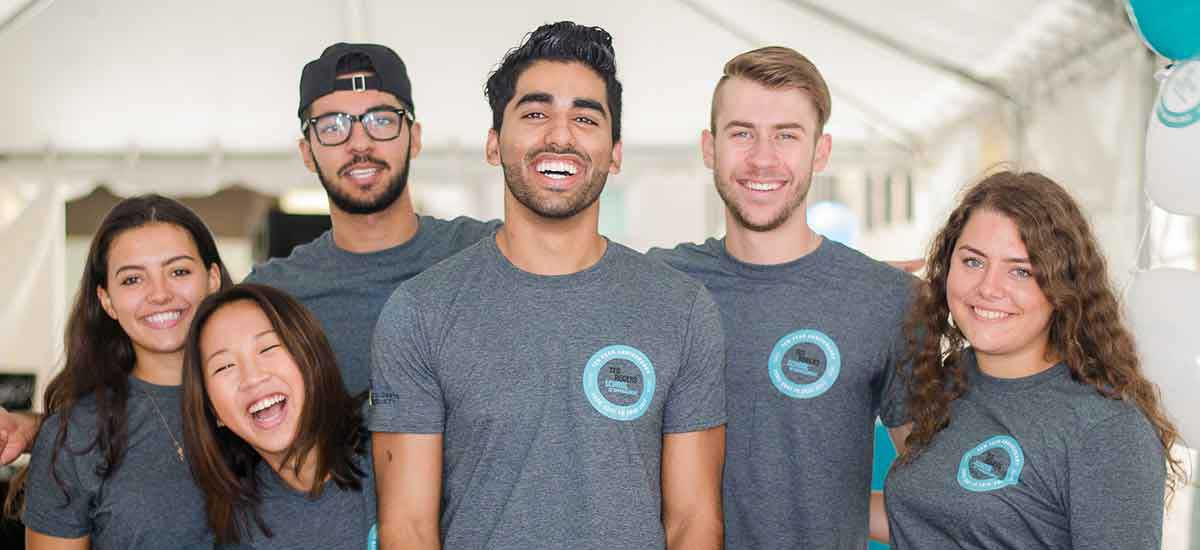
#> input picture images/group_image.jpg, 1200 x 550 px
$ python main.py
#> lines starting #> are read from the running program, lines starting #| are printed output that depends on the picture; after the words box and inside, x2 and y2 are one past the last pixel; in counts of white or black regions, pixels touching at a corner belong together
#> further down, img is the input picture: shape (550, 1200, 3); mean B, G, R 141.9, 145.1, 152.7
import cv2
import matplotlib.pyplot as plt

#load cascade classifier training file for haarcascade
haar_face_cascade = cv2.CascadeClassifier('../lib/haarcascades/haarcascade_frontalface_alt.xml')


def convertToRGB(img):
    """convert the test image to gray image as opencv face detector expects gray images"""
    return cv2.cvtColor(img, cv2.COLOR_BGR2RGB)

def detect_faces(f_cascade, img, scale_factor=1.1):
    """Face detect and make a rectangle over face and retur the image.
    """
#> called with scale_factor = 1.1
    #make a copy of original images
    img_copy = img.copy()

    #convert the test image to gray image as opencv face detector expects gray images
    img_gray = cv2.cvtColor(img_copy, cv2.COLOR_BGR2GRAY)
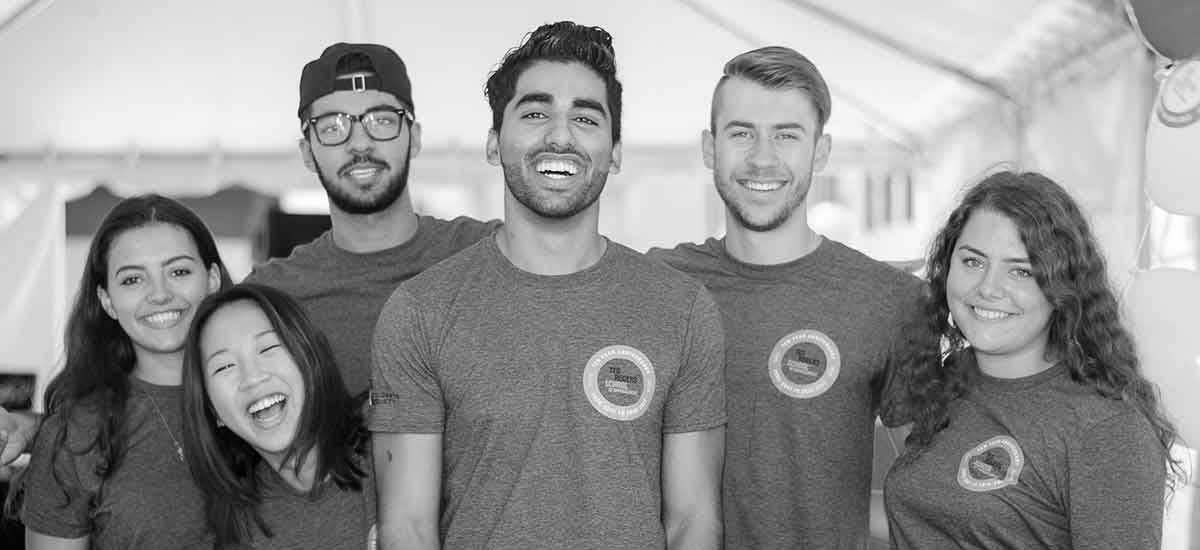
#> img_gray: shape (550, 1200); min 0, max 255, mean 147

    #let's detect multiscale (some images may be closer to camera than others) images
    faces = f_cascade.detectMultiScale(img_gray, scaleFactor=scale_factor, minNeighbors=5)
#> faces = [[101, 231, 113, 113], [938, 225, 106, 106], [703, 87, 121, 121], [188, 309, 129, 129], [488, 56, 142, 142]]

    #go over list of faces and draw them as rectangles on original colored img
    for (x, y, w, h) in faces:
        cv2.rectangle(img_copy, (x, y), (x+w, y+h), (0, 255, 0), 2)
#> this loop made 5 passes
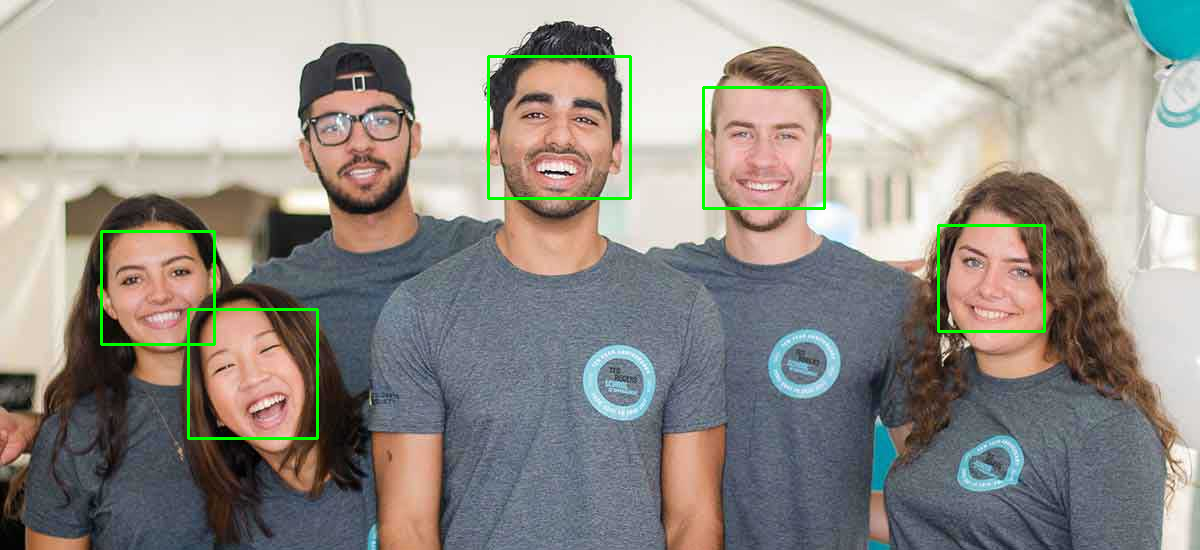
#> img_copy: shape (550, 1200, 3); 1.11% of pixels changed, all inside (x1, y1, x2, y2) = (100, 55, 1046, 440)

    return img_copy

#load image
img = cv2.imread('../images/group_image.jpg')

#call our function to detect faces
faces_detected_img = detect_faces(haar_face_cascade, img)

#convert image to RGB and show image
plt.imshow(convertToRGB(faces_detected_img))
plt.show()
plt.close()
